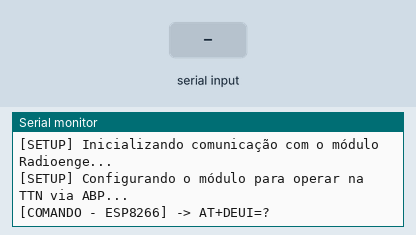
A sketch run on a simulated Arduino Uno, built with avr-gcc and run on an emulated ATmega328P. Shown: the last lines printed to the serial monitor. The test bench sets the inputs (shaded band). The modem accepts every AT command (registered, SIM ready, sends succeed) and sends nothing else.

Above: at 3.8 s.
3.9 s: "1" received over the second serial link
At 6.4 s:
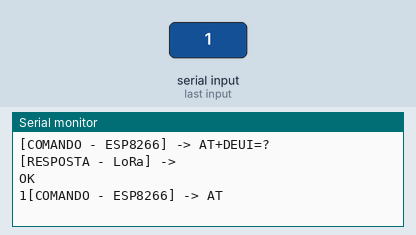
6.9 s: "0" received over the second serial link
At 9.7 s:
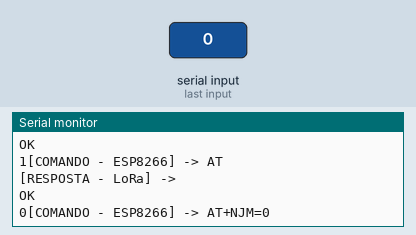
9.9 s: "2" received over the second serial link
At 12.7 s:
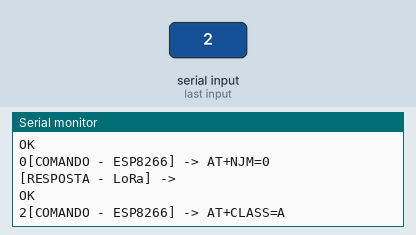

Measured:
- after the input at 3.9 s, the serial monitor: prints a new line after 2.1 s (image 1)
- after the input at 6.9 s, the serial monitor: prints a new line after 2.1 s (image 2)
- after the input at 9.9 s, the serial monitor: prints a new line after 2.1 s (image 3)

The sketch:

teste_conexao_TTN-NODE_MCU.ino
```cpp
#include <Arduino.h>
#include <SoftwareSerial.h>

// =======================================================================
// CONFIGURAÇÕES DOS PINOS
// =======================================================================

// RX do ESP8266 (recebe dados do TX do LoRa)
#define LORA_RX 13  // D7 no NodeMCU

// TX do ESP8266 (envia dados para RX do LoRa)
#define LORA_TX 15  // D8 no NodeMCU

// Inicializa a porta serial via software
SoftwareSerial LoRaSerial(LORA_RX, LORA_TX);

// =======================================================================
// CREDENCIAIS TTN (ABP)
// =======================================================================
const char* DEVADDR = "26:0D:43:45";
const char* APPSKEY = "D9:B2:0A:74:27:CF:C2:A4:4C:42:8C:E6:9D:5D:97:C7";
const char* NWKSKEY = "AB:DE:71:8B:0D:AC:8F:0B:17:87:BE:0B:76:68:54:BE";

// =======================================================================
// FUNÇÃO DE ENVIO DE COMANDOS AT
// =======================================================================
void enviaComandoLoRa(const String& comando, unsigned long timeout = 3000) {
  while (LoRaSerial.available()) LoRaSerial.read();
  LoRaSerial.print(comando + "\r\n");

  Serial.print("[COMANDO - ESP8266] -> ");
  Serial.println(comando);

  unsigned long start = millis();
  String resposta = "";

  while (millis() - start < timeout) {
    while (LoRaSerial.available()) {
      resposta += (char)LoRaSerial.read();
    }
  }

  if (resposta.length() > 0) {
    Serial.print("[RESPOSTA - LoRa] -> ");
    Serial.print(resposta);
  } else {
    Serial.println("[RESPOSTA] -> Nenhum retorno recebido");
  }
}

// =======================================================================

void setup() {
  Serial.begin(115200);
  delay(2000);

  Serial.println("\n[SETUP] Inicializando comunicação com o módulo Radioenge...");

  // Inicializa UART simulada para o LoRa
  LoRaSerial.begin(9600);
  delay(1000);

  // --- CONFIGURAÇÃO DO MÓDULO LORAWAN ---
  Serial.println("[SETUP] Configurando o módulo para operar na TTN via ABP...\n");

  enviaComandoLoRa("AT+DEUI=?");
  enviaComandoLoRa("AT");
  enviaComandoLoRa("AT+NJM=0");
  enviaComandoLoRa("AT+CLASS=A");
  enviaComandoLoRa("AT+ADR=0");
  enviaComandoLoRa("AT+DR=5");
  enviaComandoLoRa("AT+DADDR=" + String(DEVADDR));
  enviaComandoLoRa("AT+NWKSKEY=" + String(NWKSKEY));
  enviaComandoLoRa("AT+APPSKEY=" + String(APPSKEY));
  enviaComandoLoRa("AT+CHMASK=0100:0000:0000:0000:0000:0000");

  Serial.println("\n[SETUP] Configuração finalizada. Módulo pronto.\n");
  Serial.println("--- Iniciando o loop() de operação ---\n");
  delay(2000);
}

// =======================================================================

const unsigned long intervalo = 60000;

void loop() {
  static unsigned long ultimaMensagem = 0;

  if (millis() - ultimaMensagem > intervalo) {
    ultimaMensagem = millis();

    String porta = "1";
    String payloadHex = "01020304";

    Serial.println("[MSG] Enviando dados: " + porta + ":" + payloadHex);
    enviaComandoLoRa("AT+SENDB=" + porta + ":" + payloadHex, 5000);

    Serial.println("======================================\n");
  }

  if (LoRaSerial.available()) {
    String msg = LoRaSerial.readString();
    Serial.print("[LoRa] <- (Mensagem não solicitada): ");
    Serial.println(msg);
  }
}
```
